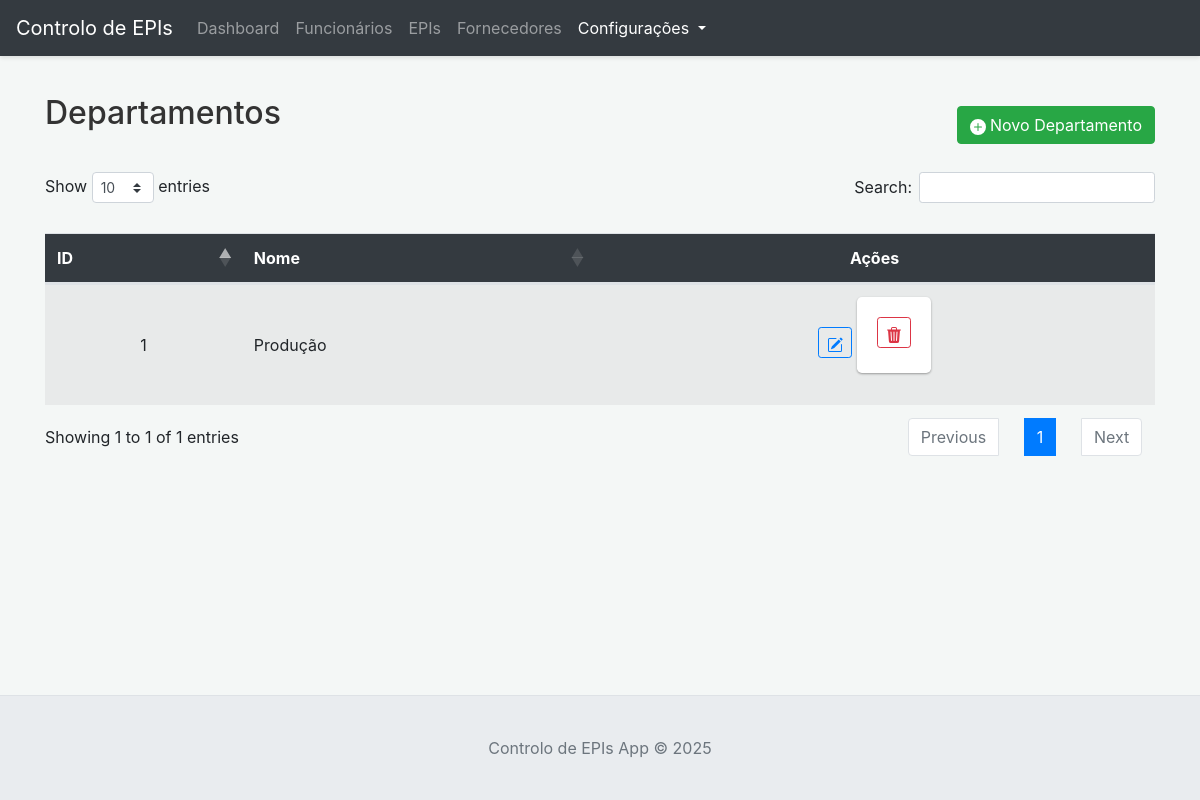
The page /departamentos on the database as committed earlier.
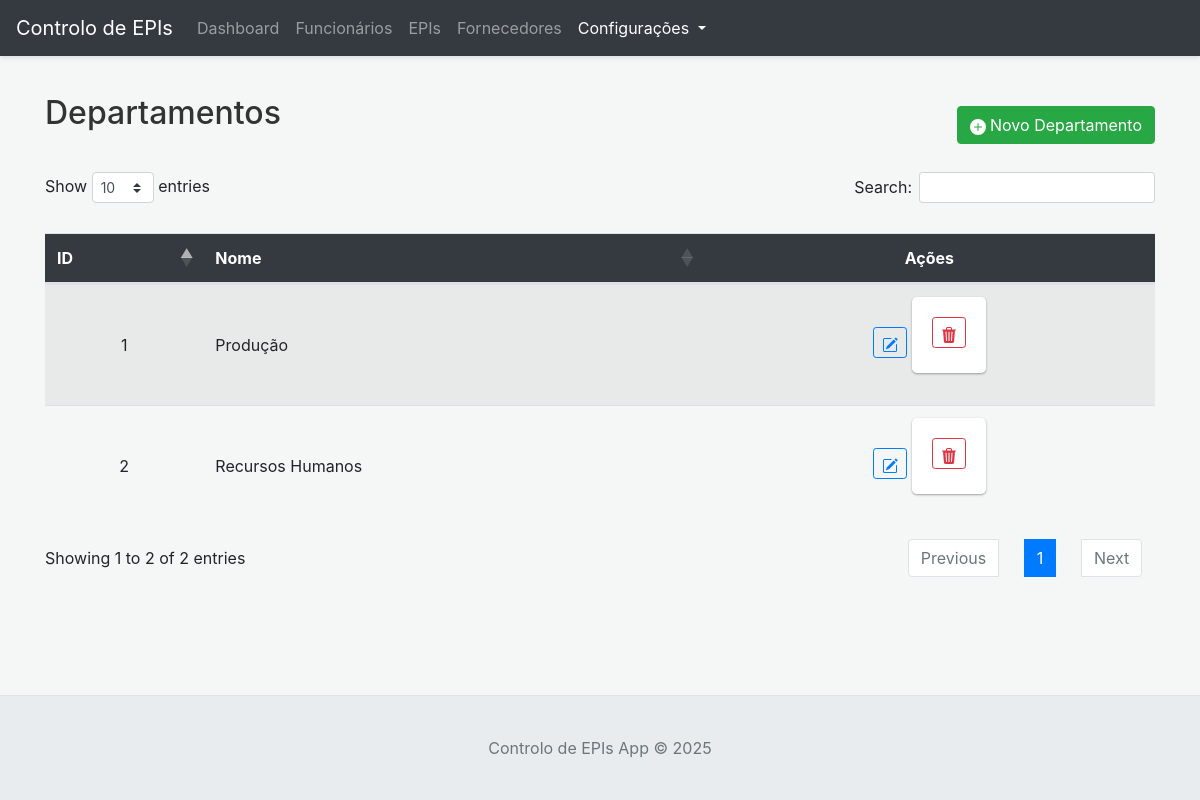
The same page on the database as committed later.
### tables this page shows
CREATE TABLE departamentos (
                id INTEGER PRIMARY KEY AUTOINCREMENT,
                nome TEXT NOT NULL UNIQUE
            );

### app.py (the view)
@app.route('/departamentos')
def listar_departamentos():
    return render_template('departamentos.html', departamentos=db.get_all_departamentos() or [])

### app.py (called while the page is built)
@app.context_processor
def inject_now():
    return {'now': datetime.datetime.now(datetime.timezone.utc)}

### database.py (called while the page is built)
    def _get_conn(self):
        conn = sqlite3.connect(self.db_path)
        conn.row_factory = sqlite3.Row
        conn.execute("PRAGMA foreign_keys = ON;")
        return conn

    def get_all_departamentos(self):
        query = "SELECT * FROM departamentos ORDER BY nome"
        return self.execute_query(query, fetch_all=True)

### templates/departamentos.html (shortened to what this page needs)
{% extends "base.html" %}
{% block content %}
<div class="d-flex justify-content-between align-items-center mb-3">
    <h2>Departamentos</h2>
    <button type="button" class="btn btn-success" data-toggle="modal" data-target="#modalDepartamento" id="btnNovoDepartamento">
        <svg xmlns="http://www.w3.org/2000/svg" width="16" height="16" fill="currentColor" class="bi bi-plus-circle-fill" viewBox="0 0 16 16">
            <path d="M16 8A8 8 0 1 1 0 8a8 8 0 0 1 16 0zM8.5 4.5a.5.5 0 0 0-1 0v3h-3a.5.5 0 0 0 0 1h3v3a.5.5 0 0 0 1 0v-3h3a.5.5 0 0 0 0-1h-3v-3z"/>
        </svg>
        Novo Departamento
    </button>
</div>
{% if departamentos %}
<div class="table-responsive">
    <table class="table table-striped table-hover" id="tabelaDepartamentos">
        <thead>
            <tr>
                <th>ID</th>
                <th class="text-left-override">Nome</th>
                <th>Ações</th>
            </tr>
        </thead>
        <tbody>
            {% for dep in departamentos %}
            <tr>
                <td>{{ dep.id }}</td>
                <td class="text-left-override">{{ dep.nome }}</td>
                <td>
                    <div class="action-buttons">
                        <button type="button" class="btn btn-sm btn-outline-primary btn-editar-departamento" title="Editar"
                                data-toggle="modal" data-target="#modalDepartamento" data-id="{{ dep.id }}" data-nome="{{ dep.nome }}">
                        </button>
                        <form action="{{ url_for('excluir_departamento', dep_id=dep.id) }}" method="POST" style="display:inline;" onsubmit="return confirm('Tem certeza que deseja excluir este departamento? Funcionários associados terão o departamento removido.');">
                            <button type="submit" class="btn btn-sm btn-outline-danger" title="Excluir">
                            </button>
                        </form>
                    </div>
                </td>
            </tr>
            {% endfor %}
        </tbody>
    </table>
</div>
{% else %}
<div class="alert alert-info mt-3" role="alert">
    Nenhum departamento cadastrado.
</div>
{% endif %}
{% endblock %}

Rows that differ between the two databases and show on the page:
added departamentos: id "2", nome "Recursos Humanos"
Other text that changed with them:
text written by a page script: "Show entries Search: Showing 1 to 1 of 1 entries Previous 1 Next" → "Show entries Search: Showing 1 to 2 of 2 entries Previous 1 Next"
